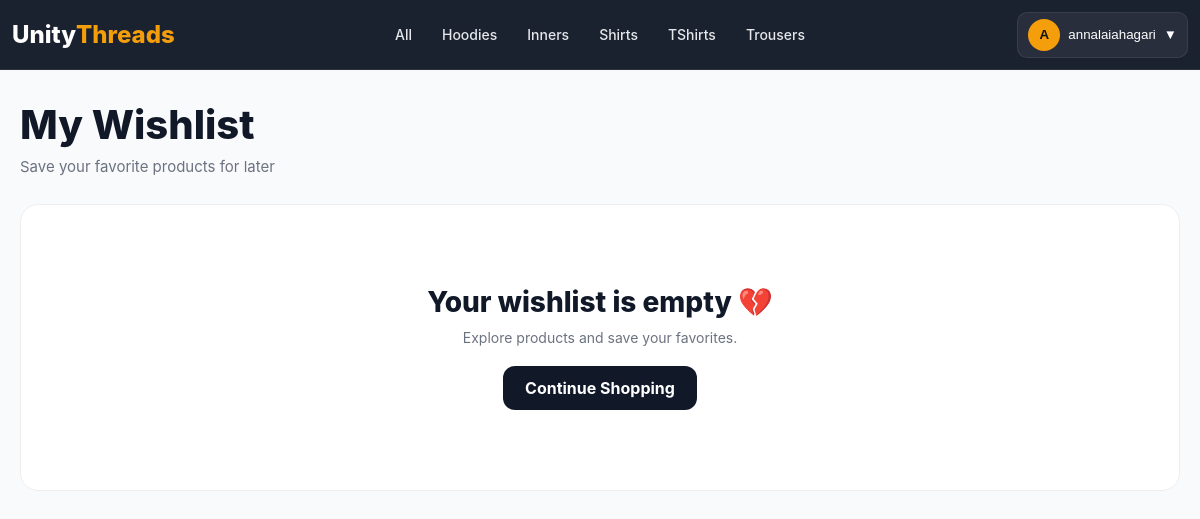
The app's page /wishlist/ (signed in), older data.
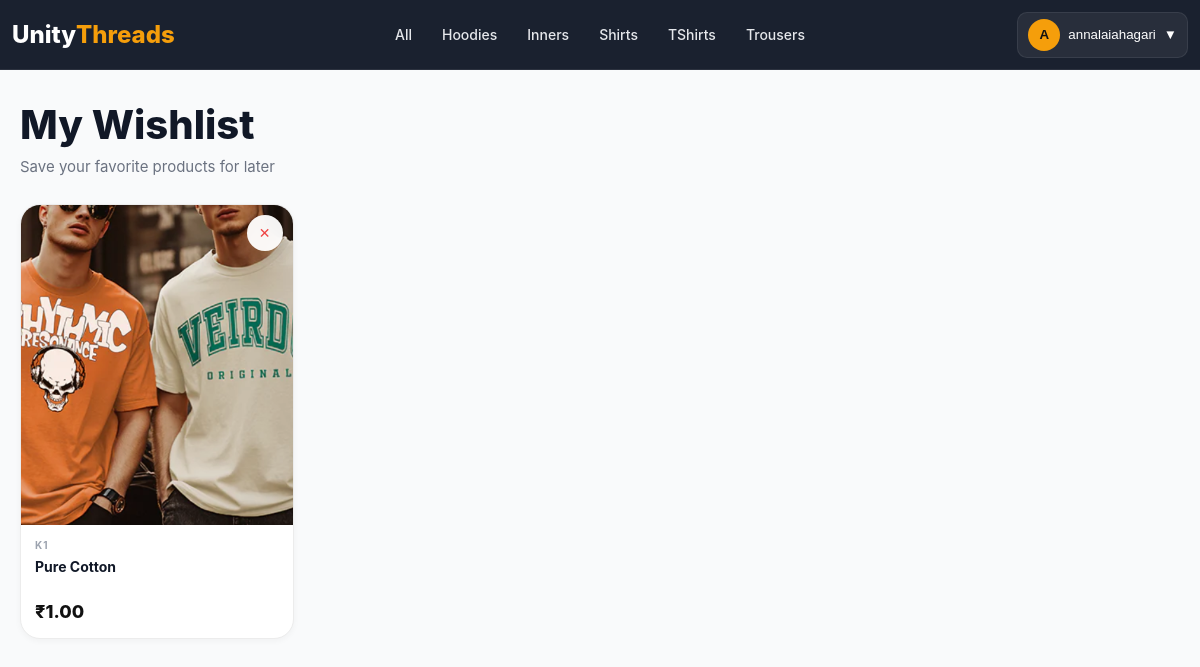
The same page, newer data.
### products/models.py (models this page shows, shortened)
class BaseModel(models.Model):
    created_at = models.DateTimeField(
        auto_now_add=True
    )
    updated_at = models.DateTimeField(
        auto_now=True
    )
    class Meta:
        abstract = True

class Category(BaseModel):
    name = models.CharField(
        max_length=100,
        unique=True
    )
    slug = models.SlugField(
        unique=True,
        blank=True
    )
    image = models.ImageField(
        upload_to='categories/',
        blank=True,
        null=True
    )
    is_active = models.BooleanField(default=True)
    class Meta:
        verbose_name_plural = "Categories"
        ordering = ['name']
        indexes = [
            models.Index(fields=['slug']),
            models.Index(fields=['is_active']),
        ]

class ProductImage(BaseModel):
    product = models.ForeignKey(
        Product,
        on_delete=models.CASCADE,
        related_name='images'
    )
    image = models.ImageField(
        upload_to='products/'
    )
    is_primary = models.BooleanField(default=False)
    class Meta:
        ordering = ['-is_primary']

class Product(BaseModel):
    STATUS_CHOICES = (
        ('draft', 'Draft'),
        ('published', 'Published'),
        ('out_of_stock', 'Out Of Stock'),
    )
    id = models.UUIDField(
        primary_key=True,
        default=uuid.uuid4,
        editable=False
    )
    category = models.ForeignKey(
        Category,
        on_delete=models.CASCADE,
        related_name='products'
    )
    brand = models.ForeignKey(
        Brand,
        on_delete=models.CASCADE,
        related_name='products'
    )
    name = models.CharField(max_length=255)
    slug = models.SlugField(
        unique=True,
        blank=True
    )
    description = models.TextField()
    material = models.CharField(
        max_length=255,
        blank=True,
        null=True
    )
    minimum_order_quantity = models.PositiveIntegerField(
        default=1
    )
    status = models.CharField(
        max_length=20,
        choices=STATUS_CHOICES,
        default='draft'
    )
    is_featured = models.BooleanField(default=False)
    is_active = models.BooleanField(default=True)
    meta_title = models.CharField(
        max_length=255,
        blank=True,
        null=True
    )
    meta_description = models.TextField(
        blank=True,
        null=True
    )
    class Meta:
        ordering = ['-created_at']
        indexes = [
            models.Index(fields=['slug']),
            models.Index(fields=['status']),
            models.Index(fields=['is_active']),
        ]

class Brand(BaseModel):
    name = models.CharField(
        max_length=100,
        unique=True
    )
    slug = models.SlugField(
        unique=True,
        blank=True
    )
    logo = models.ImageField(
        upload_to='brands/',
        blank=True,
        null=True
    )
    is_active = models.BooleanField(default=True)
    class Meta:
        ordering = ['name']

class ProductVariant(BaseModel):
    product = models.ForeignKey(
        Product,
        on_delete=models.CASCADE,
        related_name='variants'
    )
    size = models.ForeignKey(
        Size,
        on_delete=models.CASCADE,
        related_name='variants'
    )
    color = models.ForeignKey(
        Color,
        on_delete=models.CASCADE,
        related_name='variants'
    )
    sku = models.CharField(
        max_length=100,
        unique=True
    )
    wholesale_price = models.DecimalField(
        max_digits=10,
        decimal_places=2
    )
    stock_quantity = models.PositiveIntegerField(default=0)
    is_active = models.BooleanField(default=True)
    class Meta:
        unique_together = ['product', 'size', 'color']
        indexes = [
            models.Index(fields=['sku']),
            models.Index(fields=['stock_quantity']),
        ]

### wishlist/models.py (models this page shows)
class Wishlist(models.Model):
    user = models.ForeignKey(settings.AUTH_USER_MODEL, on_delete=models.CASCADE)
    product = models.ForeignKey("products.Product", on_delete=models.CASCADE)
    created_at = models.DateTimeField(auto_now_add=True)
    class Meta:
        unique_together = ("user", "product")

### wishlist/views.py (the view)
# urls.py: path("", wishlist_page,name="wishlist"),
@login_required
def wishlist_page(request):
    items = Wishlist.objects.select_related(
        "product",
        "product__brand",
        "product__category"
    ).filter(
        user=request.user
    ).order_by("-created_at")
    return render(
        request,
        "wishlist/wishlist.html",
        {
            "items": items
        }
    )

### home/context_processors.py (called while the page is built)
def global_data(request):
    return {
        "categories": Category.objects.all()
    }

### wishlist/templates/wishlist/wishlist.html (shortened to what this page needs)
{% load static %}
<!DOCTYPE html>
<html lang="en">
<head>
    <link rel="stylesheet"
          href="{% static 'wishlist/css/wishlist.css' %}">
</head>
<body>
{% include 'partials/navbar.html' %}
<section class="wishlist-section">
    <div class="wishlist-header">
        <h1>My Wishlist</h1>
        <p>
            Save your favorite products for later
        </p>
    </div>
    {% if items %}
    <div class="wishlist-grid">
        {% for item in items %}
        <div class="wishlist-card">
            <button class="wishlist-remove-btn"
                    onclick="removeWishlist('{{ item.product.id }}', this)">
                ✕
            </button>
            {% if item.product.slug %}
            <a href="{% url 'product_detail' item.product.slug %}">
            {% else %}
            <a href="#">
            {% endif %}
                <div class="wishlist-image">
                    {% with img=item.product.images.first %}
                        {% if img %}
                            <img src="{{ img.image.url }}"
                                 alt="{{ item.product.name }}">
                        {% else %}
                            <img src="{% static 'images/no-image.png' %}"
                                 alt="No Image">
                        {% endif %}
                    {% endwith %}
                </div>
                <div class="wishlist-content">
                    <p class="wishlist-brand">
                        {{ item.product.brand.name }}
                    </p>
                    <h3 class="wishlist-title">
                        {{ item.product.name }}
                    </h3>
                    <div class="wishlist-price">
                        ₹{{ item.product.variants.first.wholesale_price }}
                    </div>
                </div>
            </a>
        </div>
        {% endfor %}
    </div>
    {% else %}
    <div class="empty-wishlist">
        <h2>Your wishlist is empty 💔</h2>
        <p>
            Explore products and save your favorites.
        </p>
        <a href="/"
           class="shop-btn">
            Continue Shopping
        </a>
    </div>
    {% endif %}
</section>
</body>
</html>

### home/templates/partials/navbar.html (shortened to what this page needs)
{% load static %}
<link rel="stylesheet" href="{% static 'home/css/navbar.css' %}">
<header class="header" id="header">
    <a href="/" class="logo">
        Unity<span>Threads</span>
    </a>
      <nav class="nav" id="nav">
    <a href="{% url 'product_list' %}">All</a>
    {% for category in categories %}
        <a href="{% url 'product_list' %}?category={{ category.slug }}">
            {{ category.name }}
        </a>
    {% endfor %}
</nav>
    <div class="nav-actions">
        {% if request.user.is_authenticated %}
        <div class="account-dropdown" id="accountWrapper">
            <button class="account-btn" id="accountBtn" type="button">
                <span class="account-avatar">
                    {{ request.user.full_name|default:request.user.email|first|upper }}
                </span>
                <span class="account-name">
                    {{ request.user.full_name|default:request.user.email }}
                </span>
                <span class="dropdown-icon">▼</span>
            </button>
        </div>
        {% endif %}
    </div>
</header>

Row changes from the older to the newer data that the page shows:
added Wishlist: product.images.first.image (picture), product.brand.name "K1", product.name "Pure Cotton", product.variants.first.wholesale_price "1.00"
Text that changed along with them:
text no longer shown: "Your wishlist is empty 💔 Explore products and save your favorites. Continue Shopping"
